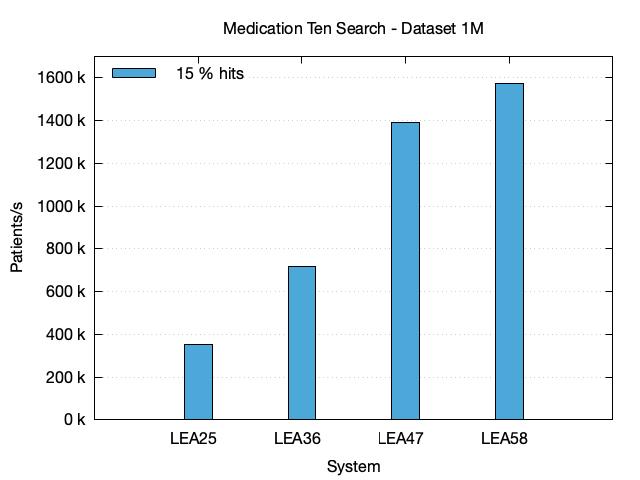

Write gnuplot code to recreate this figure.
# Set the terminal to PNG and specify the output file
set terminal pngcairo enhanced font 'Helvetica Neue,12'
set output 'medication-ten-search-1M.png'

# Set the data separator and skip the header
set datafile separator "|"
set style data histograms
set style histogram clustered
set style fill solid border -1
set boxwidth 0.8
set key left top reverse

# Define x-axis and y-axis labels
set title "Medication Ten Search - Dataset 1M"
set xlabel 'System'
set ylabel 'Patients/s'
set format y "%.0f k"
set yrange [0:1700]

# Define grid
set grid ytics

# Define line styles and colors for each code
set style line 1 lc rgb '#4DA8DA'

# Plot the data
plot 'medication-ten-search-1M.txt' using 7:xtic(3) ls 1 title '15 % hits'
